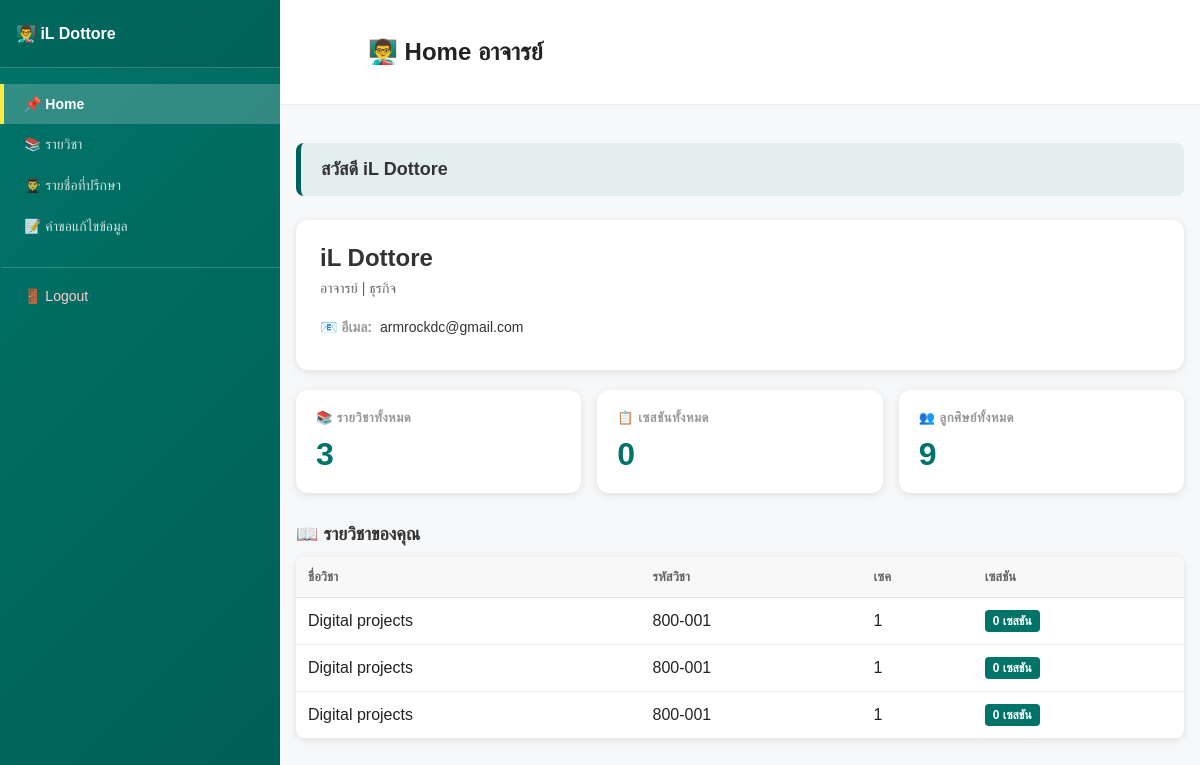
Page /liff/teacher_dashboard.php (signed in) on the committed database.
### tables this page shows
CREATE TABLE `teachers` (
  `id` int(11) NOT NULL,
  `title` enum('ผศ.ดร.','รศ.ดร.','ศ.ดร.','อาจารย์') NOT NULL,
  `full_name` varchar(100) NOT NULL,
  `department` enum('ธุรกิจ','ออกแบบอนิเมชั่น','ออกแบบแอพ','ออกแบบเกม','นิเทศ') NOT NULL,
  `email` varchar(100) NOT NULL,
  `password_hash` varchar(255) NOT NULL,
  `status` enum('pending','approved') DEFAULT 'pending',
  `created_at` timestamp NOT NULL DEFAULT current_timestamp()
);

CREATE TABLE `subjects` (
  `subject_id` int(11) NOT NULL,
  `teacher_id` int(11) DEFAULT NULL,
  `subject_name` varchar(100) DEFAULT NULL,
  `subject_code` varchar(20) DEFAULT NULL,
  `section` varchar(20) DEFAULT NULL,
  `years` varchar(4) NOT NULL,
  `semester` varchar(1) NOT NULL,
  `hash` varchar(64) DEFAULT NULL
);

### liff/teacher_dashboard.php (the view, shortened to what this page needs)
<?php
include("../config.php");
$teacherId = $_SESSION['teacher_id'];
$teacherStmt = $conn->prepare("SELECT title, full_name, department, email FROM teachers WHERE id = ?");
$teacherStmt->bind_param("i", $teacherId);
$teacherStmt->execute();
$teacherInfo = $teacherStmt->get_result()->fetch_assoc();
$subjectCountStmt = $conn->prepare("SELECT COUNT(*) as total FROM subjects WHERE teacher_id = ?");
$subjectCountStmt->bind_param("i", $teacherId);
$subjectCountStmt->execute();
$subjectCountData = $subjectCountStmt->get_result()->fetch_assoc();
$totalSubjects = $subjectCountData['total'] ?? 0;
$sessionCountStmt = $conn->prepare("SELECT COUNT(*) as total FROM attendance_sessions WHERE teacher_id = ? AND deleted_at IS NULL");
$sessionCountStmt->bind_param("i", $teacherId);
$sessionCountStmt->execute();
$sessionCountData = $sessionCountStmt->get_result()->fetch_assoc();
$totalSessions = $sessionCountData['total'] ?? 0;
$adviseeCountStmt = $conn->prepare("SELECT COUNT(*) as total FROM students WHERE advisor_id = ?");
$adviseeCountStmt->bind_param("i", $teacherId);
$adviseeCountStmt->execute();
$adviseeCountData = $adviseeCountStmt->get_result()->fetch_assoc();
$totalAdvisees = $adviseeCountData['total'] ?? 0;
$subjectsStmt = $conn->prepare("
  SELECT s.subject_id, s.subject_name, s.subject_code, s.section,
         COUNT(a.id) as session_count
  FROM subjects s
  LEFT JOIN attendance_sessions a ON s.subject_name = a.subject_name AND a.teacher_id = ? AND a.deleted_at IS NULL
  WHERE s.teacher_id = ?
  GROUP BY s.subject_id
  ORDER BY s.subject_id DESC
");
$subjectsStmt->bind_param("ii", $teacherId, $teacherId);
$subjectsStmt->execute();
$subjectsResult = $subjectsStmt->get_result();
?>
<!DOCTYPE html>
<html>
<head>
  <link rel="stylesheet" href="css/sidebar.css">
  <link rel="stylesheet" href="css/teacher_dashboard.css">
</head>
<body>
<?php include('sidebar.php'); ?>
<div class="main-wrapper">
  <div class="header">
    <h2 id="page-title">👨‍🏫 Home อาจารย์ </h2>
  </div>
  <div class="content-area">
    <div class="container">
      <div class="greeting-section">
        <p id="greeting-text">สวัสดี <?= htmlspecialchars($_SESSION['teacher_name']) ?></p>
      </div>
      <div class="profile-card">
        <p class="teacher-name"><?= htmlspecialchars($teacherInfo['full_name'] ?? 'ไม่ระบุ') ?></p>
        <p class="teacher-title"><?= htmlspecialchars($teacherInfo['title'] ?? '') ?> | <?= htmlspecialchars($teacherInfo['department'] ?? 'ไม่ระบุ') ?></p>
        <div class="profile-row">
          <span class="profile-label">📧 อีเมล:</span>
          <span class="profile-value"><?= htmlspecialchars($teacherInfo['email'] ?? 'ไม่ระบุ') ?></span>
        </div>
      </div>
      <div class="dashboard-grid">
        <div class="stat-card">
          <h4>📚 รายวิชาทั้งหมด</h4>
          <p class="number"><?= $totalSubjects ?></p>
        </div>
        <div class="stat-card">
          <h4>📋 เซสชันทั้งหมด</h4>
          <p class="number"><?= $totalSessions ?></p>
        </div>
        <div class="stat-card">
          <h4>👥 ลูกศิษย์ทั้งหมด</h4>
          <p class="number"><?= $totalAdvisees ?></p>
        </div>
      </div>
      <div class="subjects-section">
        <h3>📖 รายวิชาของคุณ</h3>
        <?php if ($subjectsResult->num_rows > 0): ?>
          <table class="subjects-table">
            <thead>
              <tr>
                <th>ชื่อวิชา</th>
                <th>รหัสวิชา</th>
                <th>เซค</th>
                <th>เซสชัน</th>
              </tr>
            </thead>
            <tbody>
              <?php while ($subject = $subjectsResult->fetch_assoc()): ?>
              <tr>
                <td><?= htmlspecialchars($subject['subject_name']) ?></td>
                <td><?= htmlspecialchars($subject['subject_code']) ?></td>
                <td><?= htmlspecialchars($subject['section']) ?></td>
                <td><span class="badge"><?= $subject['session_count'] ?> เซสชัน</span></td>
              </tr>
              <?php endwhile; ?>
            </tbody>
          </table>
        <?php else: ?>
          <div style="background: #f5f5f5; padding: 20px; border-radius: 8px; text-align: center; color: #999;">
            ยังไม่มีรายวิชา <a href="courses.php" style="color: #007469; text-decoration: none; font-weight: 600;">สร้างรายวิชา</a>
          </div>
        <?php endif; ?>
      </div>
    </div>
  </div>
</div>
</body>
</html>

### liff/css/sidebar.css (style rules this page uses)
body { display: flex; flex-direction: row; margin: 0; height: 100vh; overflow: hidden; }
.main-wrapper { flex: 1; display: flex; flex-direction: column; overflow-y: auto; background: #f6f8fa; }
.header { background: #fff url('../image/teacher_dashboard-php.png') no-repeat 16px center; background-size: 56px; padding: 18px 18px 18px 88px; border-bottom: 1px solid #e9eef3; flex-shrink: 0; }
.content-area { flex: 1; overflow-y: auto; padding: 0; }
.container { max-width: 100%; margin: 22px auto; padding: 16px; width: 100%; box-sizing: border-box; }

### liff/css/teacher_dashboard.css (style rules this page uses)
.greeting-section { background: #fff; padding: 16px; border-radius: 8px; margin-bottom: 16px; border-left: 4px solid #007469; }
.greeting-section p { margin: 0; font-size: 16px; color: #222; }

### liff/css/default_page.css (style rules this page uses)
body { font-family:Arial,Helvetica,sans-serif; background:#f6f8fa; color:#222; margin:0 }
.header { background:#fff url('../image/teacher_dashboard-php.png') no-repeat 16px center;background-size:56px; padding:18px 18px 18px 88px; border-bottom:1px solid #e9eef3 }
.container { max-width:980px; margin:22px auto; padding:16px }

### liff/teacher_dashboard.php (style rules this page uses)
.dashboard-grid { display: grid; grid-template-columns: repeat(auto-fit, minmax(280px, 1fr)); gap: 16px; margin-bottom: 30px; }
.stat-card { background: white; border-radius: 12px; padding: 20px; box-shadow: 0 2px 8px rgba(0,0,0,0.1); }
.stat-card h4 { color: #999; font-size: 13px; text-transform: uppercase; margin: 0 0 10px 0; letter-spacing: 0.5px; }
.stat-card .number { font-size: 32px; font-weight: 700; color: #007469; margin: 0; }
.profile-card { background: white; border-radius: 12px; padding: 24px; box-shadow: 0 2px 8px rgba(0,0,0,0.1); margin-bottom: 20px; }
.profile-card .teacher-name { font-size: 24px; font-weight: 700; color: #333; margin: 0 0 8px 0; }
.profile-card .teacher-title { font-size: 14px; color: #666; margin: 0 0 12px 0; }
.profile-row { display: flex; gap: 8px; align-items: center; padding: 10px 0; border-bottom: 1px solid #f0f0f0; font-size: 14px; }
.profile-row:last-child { border-bottom: none; }
.profile-label { color: #999; font-weight: 600; }
.profile-value { color: #333; }
.subjects-section h3 { color: #333; margin: 20px 0 12px 0; font-size: 18px; }
.subjects-table { width: 100%; border-collapse: collapse; background: white; border-radius: 8px; overflow: hidden; box-shadow: 0 2px 8px rgba(0,0,0,0.1); }
.subjects-table th { background: #f8f8f8; padding: 12px; text-align: left; font-weight: 600; color: #666; border-bottom: 1px solid #e0e0e0; font-size: 13px; }
.subjects-table td { padding: 12px; border-bottom: 1px solid #f0f0f0; }
.subjects-table tr:last-child td { border-bottom: none; }
.badge { display: inline-block; background: #007469; color: white; padding: 4px 8px; border-radius: 4px; font-size: 12px; font-weight: 600; }
.greeting-section { background: rgba(0, 116, 105, 0.08); border-left: 5px solid #005f56; padding: 16px 20px; border-radius: 8px; margin-bottom: 24px; }
.greeting-section p { margin: 0; font-size: 18px; font-weight: 600; color: #333; }

### rows in the picture
teachers: full_name "iL Dottore", title "อาจารย์", department "ธุรกิจ", email "armrockdc@gmail.com"
subjects: subject_name "Digital projects", subject_code "800-001", section "1", session_count "0"
subjects: subject_name "Digital projects", subject_code "800-001", section "1", session_count "0"
subjects: subject_name "Digital projects", subject_code "800-001", section "1", session_count "0"

### other values in the picture
$_SESSION['teacher_name'] "iL Dottore"
$item['title'] "📌 Home"
$item['title'] "📚 รายวิชา"
$item['title'] "👨‍🎓 รายชื่อที่ปรึกษา"
$item['title'] "📝 คำขอแก้ไขข้อมูล"
$totalSubjects "3"
$totalSessions "0"
$totalAdvisees "9"
